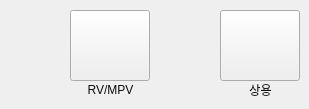
          <widget class="QWidget" name="page_10">
           <widget class="QPushButton" name="BtnCar12">
            <property name="geometry">
             <rect>
              <x>220</x>
              <y>10</y>
              <width>80</width>
              <height>71</height>
             </rect>
            </property>
            <property name="styleSheet">
             <string notr="true">color: rgb(0, 0, 0);
border-image: url(:/resources/L.png);</string>
            </property>
            <property name="text">
             <string/>
            </property>
            <property name="checkable">
             <bool>false</bool>
            </property>
           </widget>
           <widget class="QPushButton" name="BtnCar11">
            <property name="geometry">
             <rect>
              <x>70</x>
              <y>10</y>
              <width>80</width>
              <height>71</height>
             </rect>
            </property>
            <property name="styleSheet">
             <string notr="true">color: rgb(0, 0, 0);
border-image: url(:/resources/K.png);</string>
            </property>
            <property name="text">
             <string/>
            </property>
            <property name="checkable">
             <bool>false</bool>
            </property>
           </widget>
           <widget class="QLabel" name="label_35">
            <property name="geometry">
             <rect>
              <x>230</x>
              <y>80</y>
              <width>61</width>
              <height>20</height>
             </rect>
            </property>
            <property name="styleSheet">
             <string notr="true">color: rgb(12, 12, 12);border:0px;</string>
            </property>
            <property name="text">
             <string>상용</string>
            </property>
            <property name="alignment">
             <set>Qt::AlignCenter</set>
            </property>
           </widget>
           <widget class="QLabel" name="label_36">
            <property name="geometry">
             <rect>
              <x>80</x>
              <y>80</y>
              <width>61</width>
              <height>20</height>
             </rect>
            </property>
            <property name="styleSheet">
             <string notr="true">color: rgb(12, 12, 12);border:0px;</string>
            </property>
            <property name="text">
             <string>RV/MPV</string>
            </property>
            <property name="alignment">
             <set>Qt::AlignCenter</set>
            </property>
           </widget>
          </widget>
